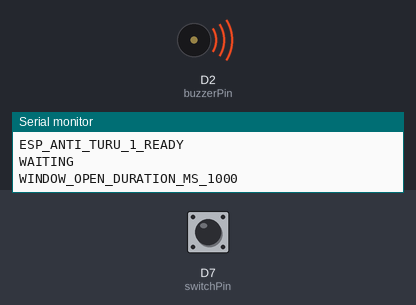
Recording of a sketch running on a simulated ESP8266 (NodeMCU). Shown: buzzer (waves = sounding), the last lines printed to the serial monitor. The inputs (shaded band) are chosen by the test bench; at power-on: D7 (switchPin) LOW.

Above: at 10.8 s.
10.9 s: D7 (switchPin) pulled HIGH for 0.15 s
At 12.2 s:
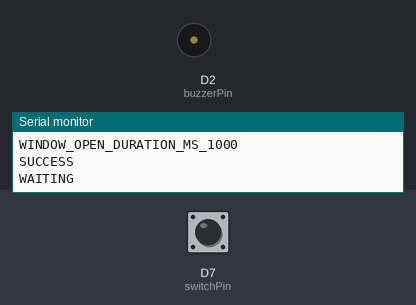
Timing chart, 0 to 22.6 s (numbered marks = the images above; inputs shaded):
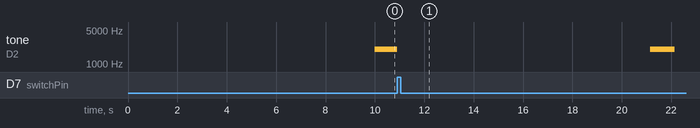

The sketch:

turu.ino
```cpp
const int buzzerPin = D2;
const int switchPin = D7;

// Untuk test cepat dulu.
// Ubah durasi intervalBetweenWindows ke 60000 biar jadi 1 menit waktunya mau coba
const unsigned long intervalBetweenWindows = 10000; // 10 detik
const unsigned long windowDuration = 1000;          // 1 detik

enum State {
  WAITING,
  WINDOW_OPEN,
  FAILED_STATE
};

State state = WAITING;

unsigned long stateStartTime = 0;

// true  = tombol ditekan saat HIGH
// false = tombol ditekan saat LOW
const bool pressedIsHigh = true;

bool isButtonPressed() {
  int sw = digitalRead(switchPin);

  if (pressedIsHigh) {
    return sw == HIGH;
  } else {
    return sw == LOW;
  }
}

void buzzerOn() {
  tone(buzzerPin, 2000); // passive buzzer
}

void buzzerOff() {
  noTone(buzzerPin);
}

void enterWaiting() {
  state = WAITING;
  stateStartTime = millis();
  buzzerOff();

  Serial.println("WAITING");
}

void enterWindow() {
  state = WINDOW_OPEN;
  stateStartTime = millis();
  buzzerOn();

  Serial.print("WINDOW_OPEN_DURATION_MS_");
  Serial.println(windowDuration);
}

void enterFailed() {
  state = FAILED_STATE;
  stateStartTime = millis();
  buzzerOff();

  Serial.println("FAILED");
  Serial.println("PRESS_BUTTON_TO_RESET");
}

void setup() {
  Serial.begin(115200);

  pinMode(buzzerPin, OUTPUT);
  pinMode(switchPin, INPUT);

  buzzerOff();

  Serial.println("ESP_ANTI_TURU_1_READY");

  enterWaiting();
}

void loop() {
  unsigned long now = millis();

  if (state == WAITING) {
    if (now - stateStartTime >= intervalBetweenWindows) {
      enterWindow();
    }
  }

  else if (state == WINDOW_OPEN) {
    if (isButtonPressed()) {
      buzzerOff();

      Serial.println("SUCCESS");

      delay(250); // debounce sederhana

      enterWaiting();
    }

    else if (now - stateStartTime >= windowDuration) {
      buzzerOff();

      Serial.println("MISSED_WINDOW");

      enterFailed();
    }
  }

  else if (state == FAILED_STATE) {
    if (isButtonPressed()) {
      Serial.println("RESET_AFTER_FAILED");

      delay(250); // debounce sederhana

      enterWaiting();
    }
  }
}
```

Measured:
- after the input at 10.9 s, tone on D2 (buzzerPin): 2000 Hz → silent after 0.00 s instead of 0.10 s
